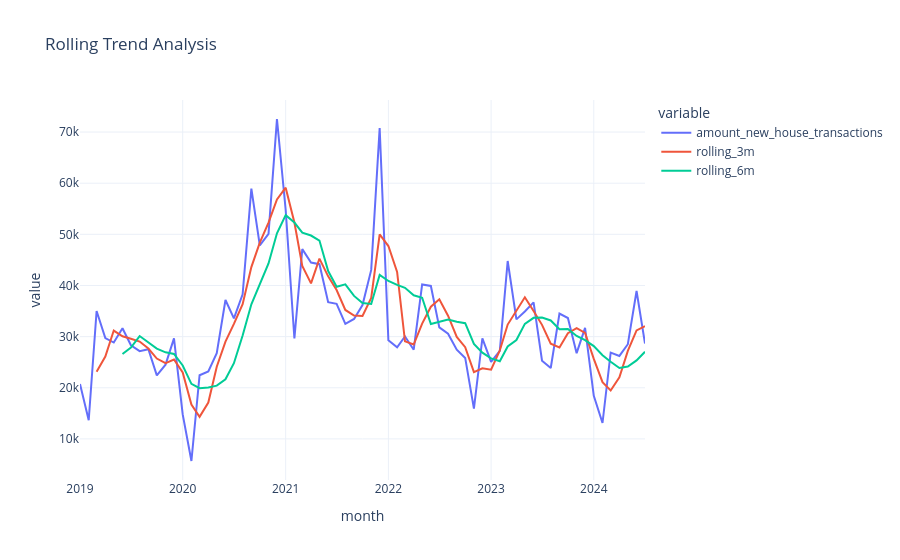

Source (notebook cell):
### Code cell
monthly = (
    df.groupby('month')[target]
    .mean()
    .reset_index()
)

monthly['rolling_3m'] = (
    monthly[target]
    .rolling(3)
    .mean()
)

monthly['rolling_6m'] = (
    monthly[target]
    .rolling(6)
    .mean()
)

fig = px.line(
    monthly,
    x='month',
    y=[target, 'rolling_3m', 'rolling_6m'],
    title='Rolling Trend Analysis'
)

fig.update_layout(
    template='plotly_white'
)

fig.show()
